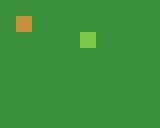

This is a level from a 2D game, rendered from its Tiled map with the project's own tilesets. A one-line summary and the complete map file follow:
An orthogonal 10x8 tile map with 16x16 px tiles, 2 tile layers (ground, deco) and 5 objects (touch_zone, button_zone, Start).

<map version="1.10" orientation="orthogonal" renderorder="right-down" width="10" height="8" tilewidth="16" tileheight="16" infinite="0">
 <tileset firstgid="1" source="testtiles.tsx" />
 <layer id="1" name="ground" width="10" height="8">
  <data encoding="csv">
1,1,1,1,1,1,1,1,1,1,
1,1,1,1,1,1,1,1,1,1,
1,1,1,1,1,2,1,1,1,1,
1,1,1,1,1,1,1,1,1,1,
1,1,1,1,1,1,1,1,1,1,
1,1,1,1,1,1,1,1,1,1,
1,1,1,1,1,1,1,1,1,1,
1,1,1,1,1,1,1,1,1,1
  </data>
 </layer>
 <layer id="2" name="deco" width="10" height="8">
  <data encoding="csv">
0,0,0,0,0,0,0,0,0,0,
0,3,0,0,0,0,0,0,0,0,
0,0,0,0,0,0,0,0,0,0,
0,0,0,0,0,0,0,0,0,0,
0,0,0,0,0,0,0,0,0,0,
0,0,0,0,0,0,0,0,0,0,
0,0,0,0,0,0,0,0,0,0,
0,0,0,0,0,0,0,0,0,0
  </data>
 </layer>
 <objectgroup id="3" name="collision">
  <object id="1" x="0" y="0" width="160" height="16" />
  <object id="2" x="16" y="32" width="16" height="64" />
 </objectgroup>
 <objectgroup id="4" name="interactions">
  <object id="3" name="touch_zone" x="32" y="32" width="16" height="16">
   <properties>
    <property name="signal" type="string" value="interact" />
    <property name="trigger" type="string" value="touch" />
   </properties>
  </object>
  <object id="4" name="button_zone" x="64" y="64" width="16" height="16">
   <properties>
    <property name="signal" type="string" value="interact" />
    <property name="trigger" type="string" value="button" />
   </properties>
  </object>
  <object id="5" name="Start" x="48" y="96">
   <point />
  </object>
 </objectgroup>
</map>
